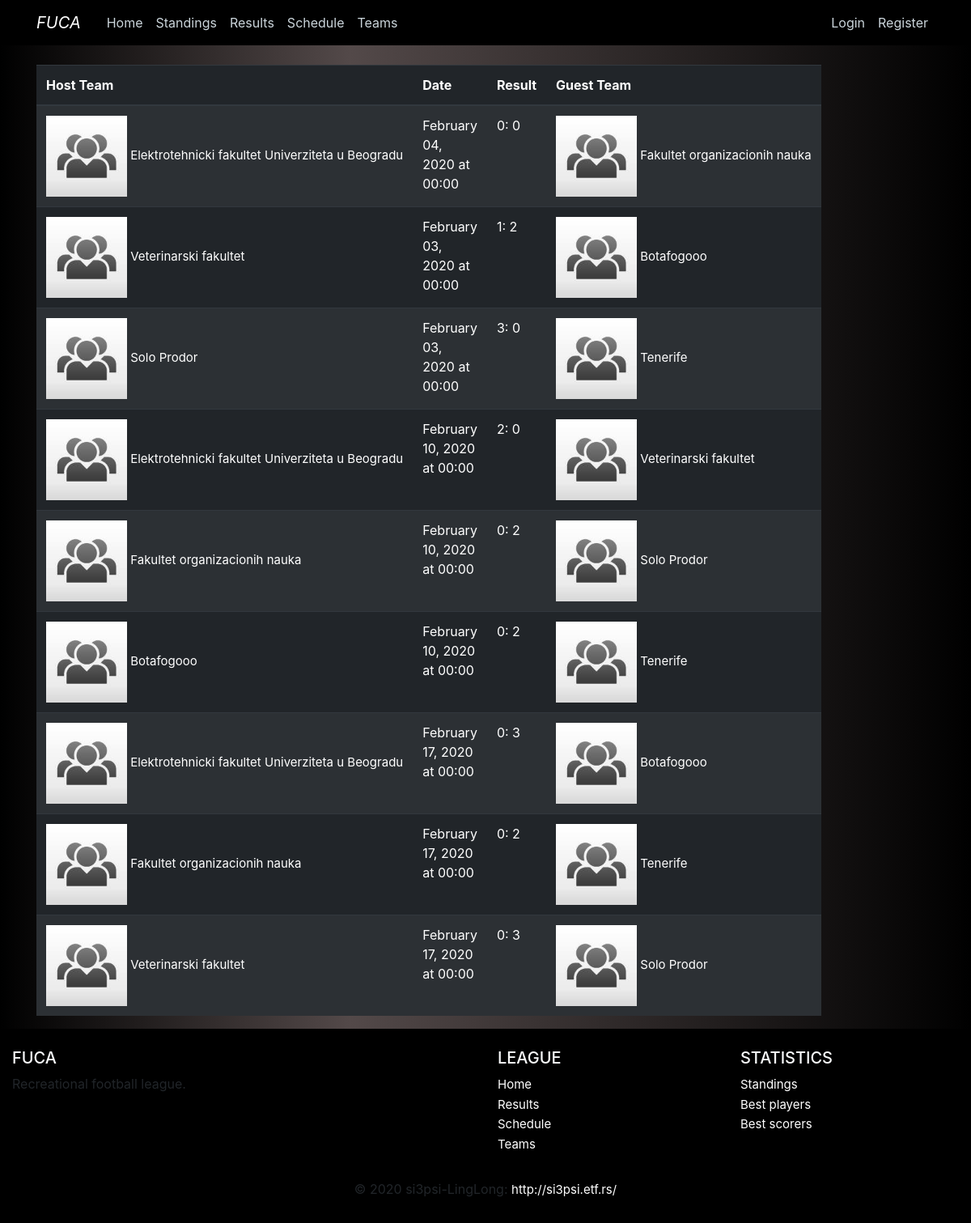
The app's page /results, older data.
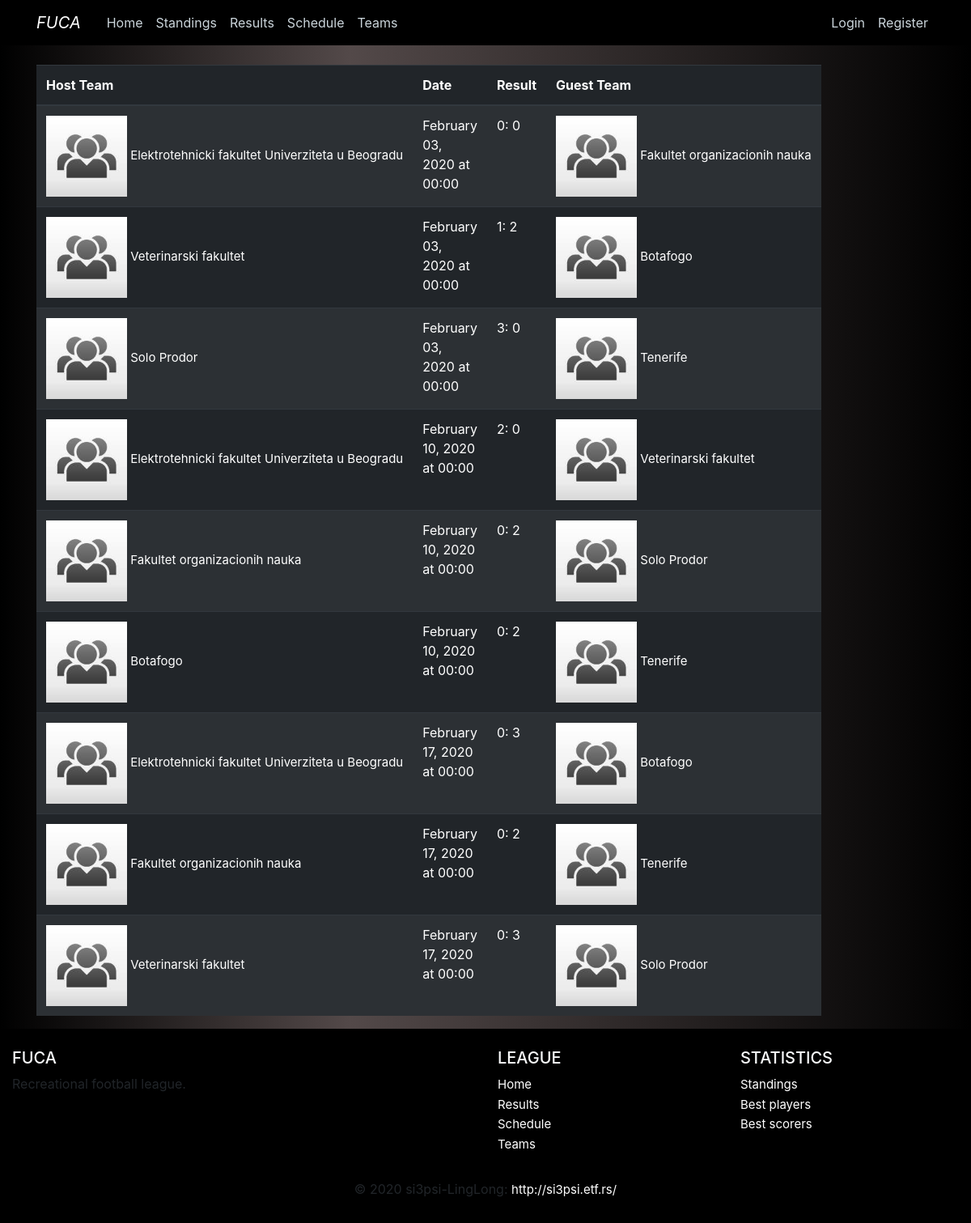
The same page, newer data.
### fuca/models.py (models this page shows, shortened)
class Match(db.Model):
    __tablename__ = 'match'
    id                      = db.Column(db.Integer, primary_key=True)
    date_time               = db.Column(db.DateTime, nullable=False)
    host_team_goals         = db.Column(db.Integer, default=0)
    host_team_yellow        = db.Column(db.Integer, default=0)
    host_team_red           = db.Column(db.Integer, default=0)
    host_team_shots         = db.Column(db.Integer, default=0)
    guest_team_goals        = db.Column(db.Integer, default=0)
    guest_team_yellow       = db.Column(db.Integer, default=0)
    guest_team_red          = db.Column(db.Integer, default=0)
    guest_team_shots        = db.Column(db.Integer, default=0)
    host_team_id     = db.Column(db.Integer, db.ForeignKey('team.id'), nullable=False)
    guest_team_id    = db.Column(db.Integer, db.ForeignKey('team.id'), nullable=False)
    statistics  = db.relationship('Statistics', backref='match', lazy=True)

class Team(db.Model):
    __tablename__ = 'team'
    id          = db.Column(db.Integer,     primary_key=True)
    name        = db.Column(db.String(100), nullable=False, unique=True)
    matches     = db.Column(db.Integer,     nullable=False, default=0)
    wins        = db.Column(db.Integer,     nullable=False, default=0)
    losses      = db.Column(db.Integer,     nullable=False, default=0)
    draws       = db.Column(db.Integer,     nullable=False, default=0)
    goal_diff   = db.Column(db.Integer,     nullable=False, default=0)
    logo_image  = db.Column(db.String(20),  nullable=False, default='default.jpg')
    captain_id  = db.Column(db.Integer, db.ForeignKey('player.id'))
    host_matches    = db.relationship('Match',  backref='host_team',    lazy=True,  foreign_keys=Match.host_team_id)
    guest_matches   = db.relationship('Match',  backref='guest_team',   lazy=True,  foreign_keys=Match.guest_team_id)
    players         = db.relationship('Player', backref='team',         lazy=True,  foreign_keys=Player.team_id)

### fuca/main/routes.py (the view)
@main.route("/results")
def results():
    results = Match.query.filter(Match.date_time < datetime.now()).all()
    for result in results:
        result.host_team_logo = url_for('static', filename='images/teams/{}'.format(result.host_team.logo_image))
        result.guest_team_logo = url_for('static', filename='images/teams/{}'.format(result.guest_team.logo_image))
    return render_template('home/results.html', results=results, title='Results')

### fuca/templates/home/results.html
{% extends 'home/layout.html' %}
{% block content %}
    <table class="table table-dark table-striped table-hover">
        <thead>
            <th>Host Team</th>
            <th>Date</th>
            <th>Result</th>
            <th>Guest Team</th>
        </thead>
        {% for result in results %}
            <tr>
                <td style="white-space:nowrap">
                    <a href="{{ url_for('teams.team', id=result.host_team_id)}}"class="whitelink">
                        <img src="{{ result.host_team_logo }}" width="100">
                        {{ result.host_team.name }}
                    </a>
                </td>
                <td>{{ result.date_time.strftime('%B %d, %Y at %H:%M') }}</td>
                <td>{{ result.host_team_goals }}: {{ result.guest_team_goals }}</td>
                <td class="tdguest" style="white-space:nowrap" >
                    <a href="{{ url_for('teams.team', id=result.guest_team_id)}}"class="whitelink">
                        <img src="{{ result.guest_team_logo }}" width="100">
                        {{ result.guest_team.name }}
                    </a>
                </td>
            </tr>
        {% endfor %}
    </table>
{% endblock content %}

Row changes from the older to the newer data that the page shows:
changed Match (number 1 of 9 on the later page): date_time "February 04, 2020 at 00:00" → "February 03, 2020 at 00:00"
changed through a linked row, Match (number 2 of 9 on the later page): guest_team.name "Botafogooo" → "Botafogo"
changed through a linked row, Match (number 6 of 9 on the later page): host_team.name "Botafogooo" → "Botafogo"
changed through a linked row, Match (number 7 of 9 on the later page): guest_team.name "Botafogooo" → "Botafogo"
